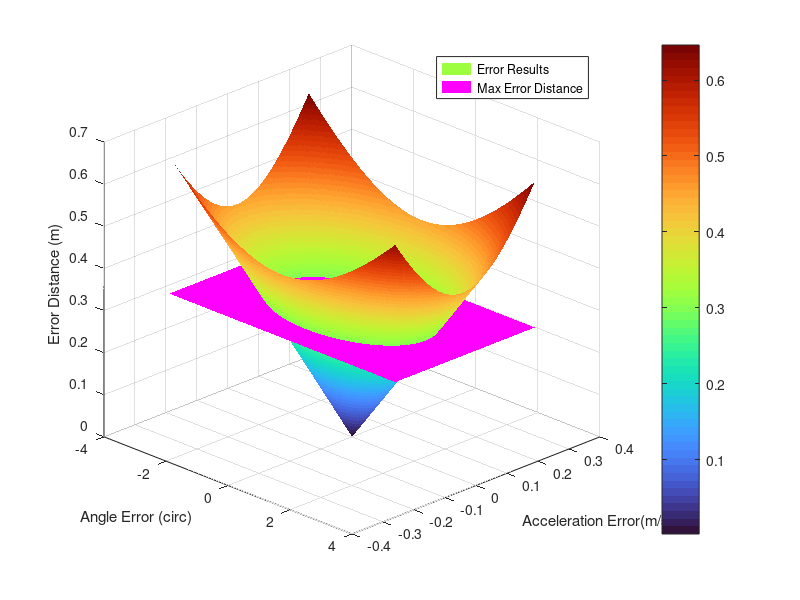

Source code (MATLAB):
clear
clc
close all

%% Initial Calculations
% Initializing variables
Assumed_max_speed = 5;
Line_Dist = 5*sqrt(2);
Assumed_time = Line_Dist/Assumed_max_speed*2;
Maximum_dist = .3;
Mean_Accel = Assumed_max_speed/(.5*Assumed_time);
n = 300;

% Calculate the maximum allowable angle and acceleration
Max_angle = atand(Maximum_dist/Line_Dist);
Max_accel = 4*(Line_Dist+Maximum_dist)/Assumed_time^2;

% Calculating the errors of the acceleration and angle
Accel_Error = Max_accel-Mean_Accel;
Angle_Error = Max_angle;

% Calculating the STD
Accel_STD = Accel_Error/2;
Angle_STD = Angle_Error/2;

%% Creating Distributions and Calculating Error Distance
% Creating a normal gaussian of the errors
Angle_Dist = linspace(45-3*Angle_STD,45+3*Angle_STD,n);
Accel_Dist = linspace(Mean_Accel-3*Accel_STD,Mean_Accel+3*Accel_STD,n);

% Creating the optimal Plane
angle_plane = linspace(Angle_Dist(1),Angle_Dist(end),n);
accel_plane = linspace(Accel_Dist(1),Accel_Dist(end),n);
[ACCEL_p, ANGLE_p] = meshgrid(accel_plane,angle_plane);
Optimal_Dist_plane  = Maximum_dist*ones(size(ACCEL_p));

% Creating a meshgrid for the angle and acceleration errors
[ANGLE, ACCEL] = meshgrid(Angle_Dist,Accel_Dist);

% Calculating the total distance traveled with error
Distance_trav = ACCEL.*(Assumed_time^2/4);

% Finding the actual location of the error position
x_location = Distance_trav.*cosd(ANGLE);
y_location = Distance_trav.*sind(ANGLE);

% Calculating the distance between the endpoint and error point
Dest_Distance = sqrt((5-x_location).^2+(5-y_location).^2);


%% Plotting
% Plotting the results
figure()
hold on
surf(ANGLE-45,ACCEL-Mean_Accel,Dest_Distance,'EdgeColor','none')
colormap("turbo")
surf(ANGLE_p-45,ACCEL_p-Mean_Accel,Optimal_Dist_plane,'EdgeColor','none','FaceColor','m')
hold off
view(45,25)
colorbar
xlabel("Angle Error ({\circ})")
ylabel("Acceleration Error(m/s^2)")
zlabel("Error Distance (m)")
grid on
legend('Error Results','Max Error Distance')

%% Calculating the Circle
